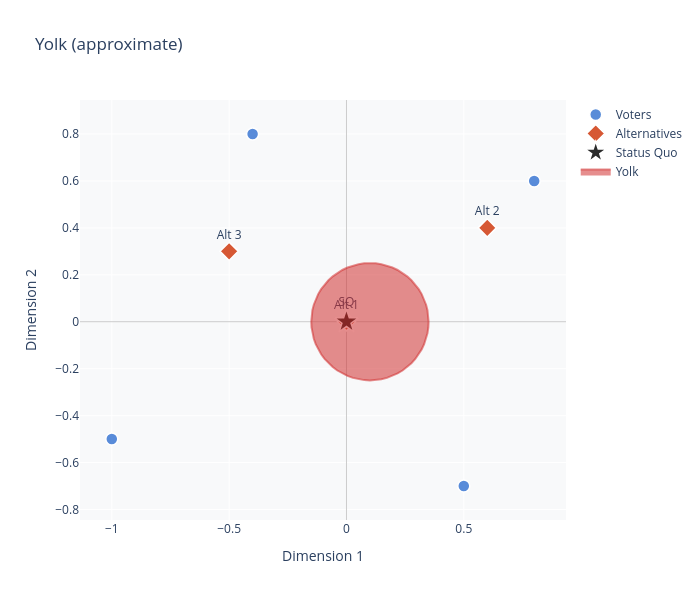

This figure's notebook cell:
### Code cell
# 9.4 — Yolk (manually specified center and radius)
# The yolk is the smallest circle that intersects all median hyperplanes.
# Supply center and radius directly (e.g., from a numerical estimate or paper).
fig = sclp.plot_spatial_voting(voters, sq=sq, title="Yolk (approximate)")
fig = sclp.layer_yolk(fig, center_x=70.0, center_y=58.0, radius=20.0)
fig.show()

### Figure 1 — Plotly figure (JSON) as saved in the notebook; plotly's stock layout.template omitted (floating-point values rounded to 4 significant figures)
{"data": [{"hovertemplate": "%{text}<br>(%{x:.3f}, %{y:.3f})<extra></extra>", "marker": {"color": "rgba(60,120,210,0.85)", "line": {"color": "white", "width": 1.5}, "size": 12, "symbol": "circle"}, "mode": "markers", "name": "Voters", "text": ["V1", "V2", "V3", "V4", "V5"], "type": "scatter", "x": [-1.0, 0.0, 0.8, -0.4, 0.5], "y": [-0.5, 0.0, 0.6, 0.8, -0.7]}, {"hovertemplate": "%{text}<br>(%{x:.3f}, %{y:.3f})<extra></extra>", "marker": {"color": "rgba(210,70,30,0.9)", "line": {"color": "white", "width": 1.5}, "size": 14, "symbol": "diamond"}, "mode": "markers+text", "name": "Alternatives", "text": ["Alt 1", "Alt 2", "Alt 3"], "textposition": "top center", "type": "scatter", "x": [0.0, 0.6, -0.5], "y": [0.0, 0.4, 0.3]}, {"hovertemplate": "Status Quo<br>(%{x:.3f}, %{y:.3f})<extra></extra>", "marker": {"color": "rgba(20,20,20,0.9)", "line": {"color": "white", "width": 1.5}, "size": 18, "symbol": "star"}, "mode": "markers+text", "name": "Status Quo", "text": ["SQ"], "textposition": "top center", "type": "scatter", "x": [0], "y": [0]}, {"fill": "toself", "fillcolor": "rgba(210,50,50,0.55)", "hovertemplate": "Yolk (r=0.2500)<extra></extra>", "line": {"color": "rgba(210,50,50,0.55)", "width": 2}, "mode": "lines", "name": "Yolk", "type": "scatter", "x": [0.35, 0.3488, 0.3452, 0.3392, 0.331, 0.3205, 0.3079, 0.2933, 0.2768, 0.2586, 0.2389, 0.2178, 0.1957, 0.1726, 0.1488, 0.1245, 0.1, 0.0755, 0.05123, 0.02743, 0.004329, -0.01785, -0.03889, -0.0586, -0.07678, -0.09325, -0.1079, -0.1205, -0.131, -0.1392, -0.1452, -0.1488, -0.15, -0.1488, -0.1452, -0.1392, -0.131, -0.1205, -0.1079, -0.09325, -0.07678, -0.0586, -0.03889, -0.01785, 0.004329, 0.02743, 0.05123, 0.0755, 0.1, 0.1245, 0.1488, 0.1726, 0.1957, 0.2178, 0.2389, 0.2586, 0.2768, 0.2933, 0.3079, 0.3205, 0.331, 0.3392, 0.3452, 0.3488, 0.35], "y": [0.0, 0.0245, 0.04877, 0.07257, 0.09567, 0.1178, 0.1389, 0.1586, 0.1768, 0.1933, 0.2079, 0.2205, 0.231, 0.2392, 0.2452, 0.2488, 0.25, 0.2488, 0.2452, 0.2392, 0.231, 0.2205, 0.2079, 0.1933, 0.1768, 0.1586, 0.1389, 0.1178, 0.09567, 0.07257, 0.04877, 0.0245, 3.062e-17, -0.0245, -0.04877, -0.07257, -0.09567, -0.1178, -0.1389, -0.1586, -0.1768, -0.1933, -0.2079, -0.2205, -0.231, -0.2392, -0.2452, -0.2488, -0.25, -0.2488, -0.2452, -0.2392, -0.231, -0.2205, -0.2079, -0.1933, -0.1768, -0.1586, -0.1389, -0.1178, -0.09567, -0.07257, -0.04877, -0.0245, -6.123e-17]}], "layout": {"height": 600, "hovermode": "closest", "legend": {"x": 1.02, "xanchor": "left", "y": 1}, "paper_bgcolor": "white", "plot_bgcolor": "#f8f9fa", "title": {"text": "Yolk (approximate)", "x": 0.05}, "width": 700, "xaxis": {"title": {"text": "Dimension 1"}, "zeroline": true, "zerolinecolor": "#cccccc", "zerolinewidth": 1}, "yaxis": {"scaleanchor": "x", "scaleratio": 1, "title": {"text": "Dimension 2"}, "zeroline": true, "zerolinecolor": "#cccccc", "zerolinewidth": 1}}}
